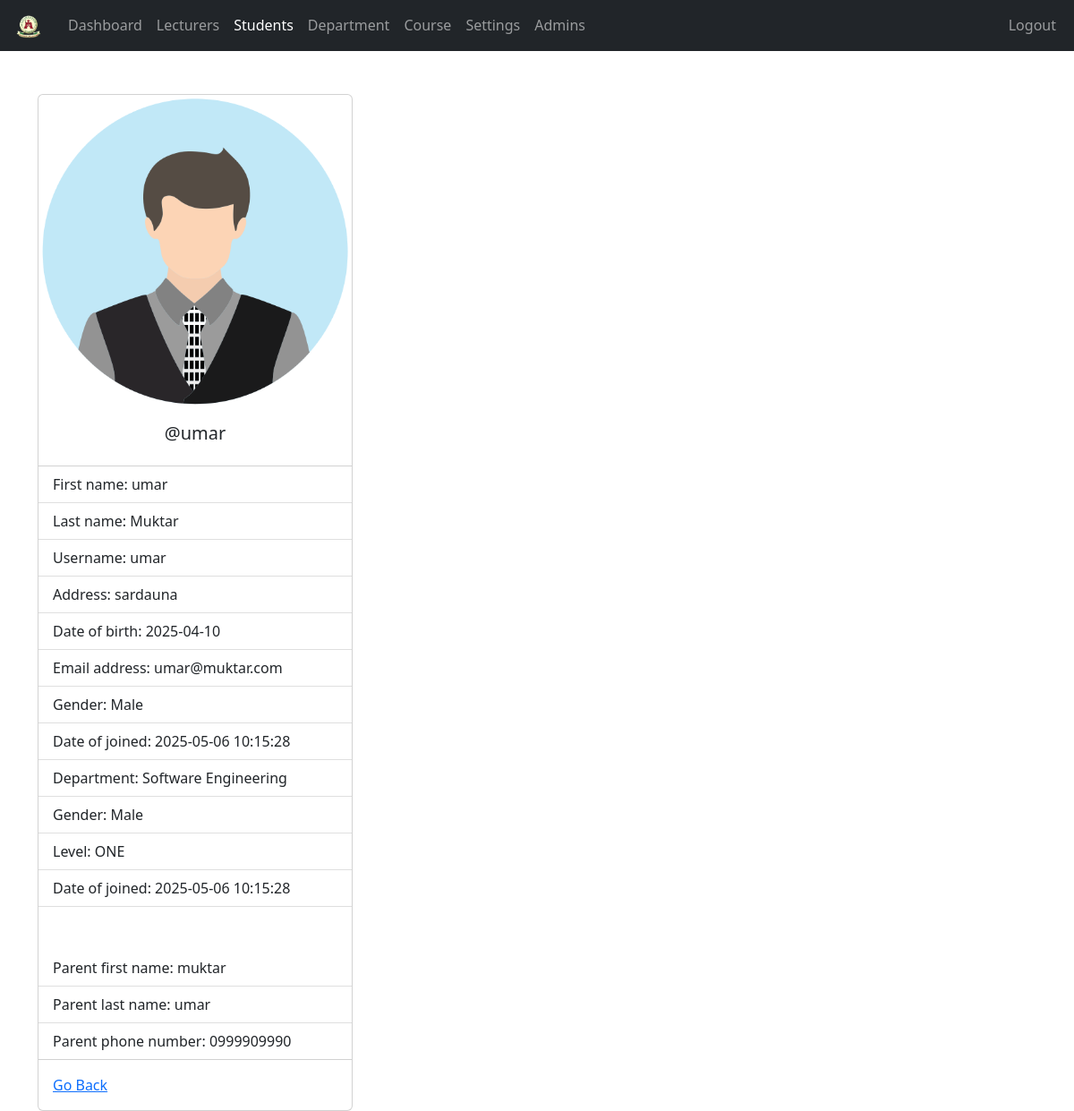
Before: /admin/student-view.php?student_id=1 (signed in) with the older database file.
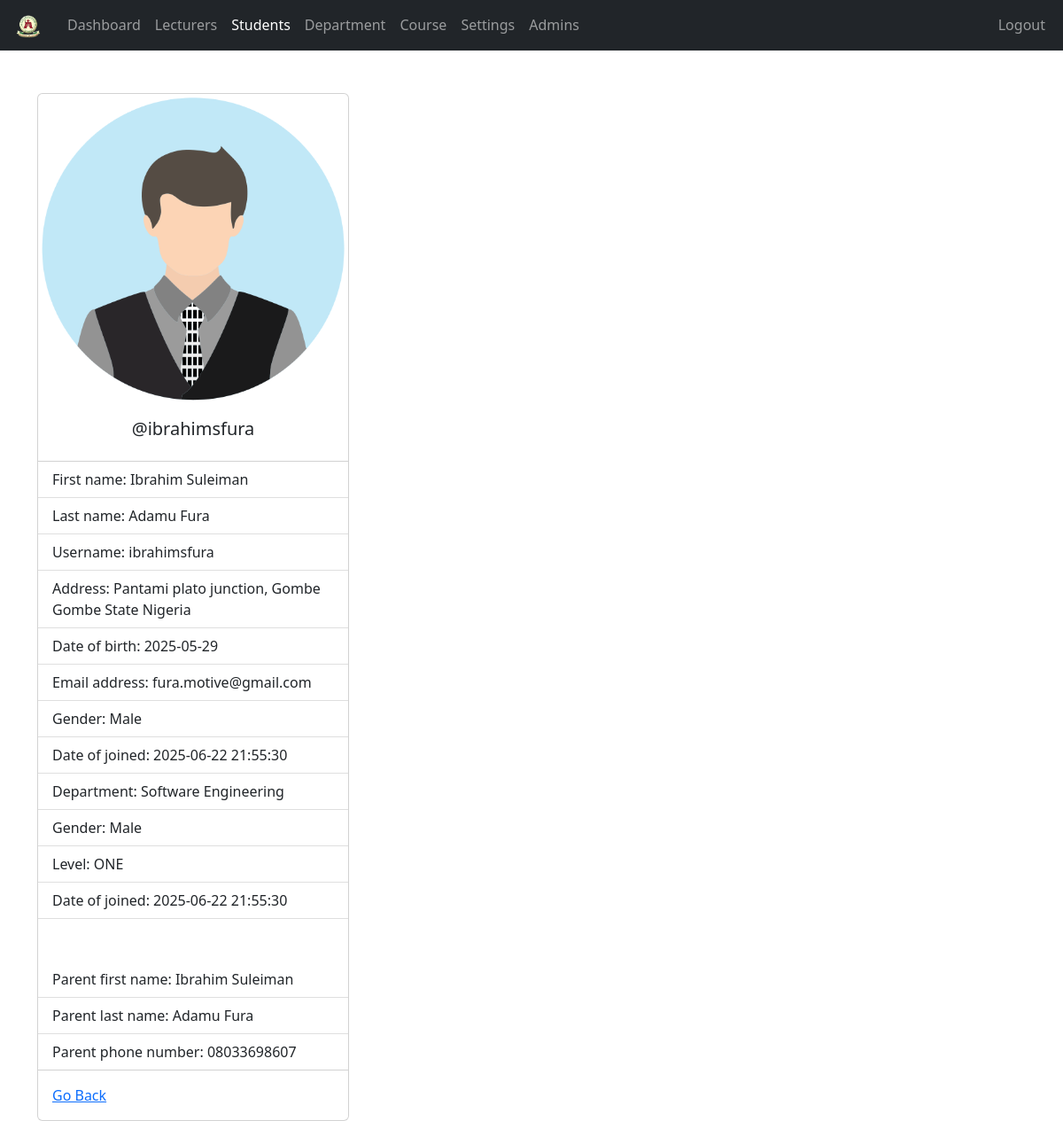
After: the same page with the newer database file.
### tables this page shows
CREATE TABLE `students` (
  `student_id` int NOT NULL AUTO_INCREMENT,
  `username` varchar(127) NOT NULL,
  `password` varchar(255) NOT NULL,
  `fname` varchar(127) NOT NULL,
  `lname` varchar(255) NOT NULL,
  `department_id` int DEFAULT NULL,
  `level` varchar(10) DEFAULT NULL,
  `cgpa` decimal(4,2) DEFAULT NULL,
  `address` varchar(500) NOT NULL,
  `gender` varchar(7) NOT NULL,
  `email_address` varchar(255) NOT NULL,
  `date_of_birth` date NOT NULL,
  `date_of_joined` timestamp NULL DEFAULT CURRENT_TIMESTAMP,
  `parent_fname` varchar(127) NOT NULL,
  `parent_lname` varchar(127) NOT NULL,
  `parent_phone_number` varchar(31) NOT NULL,
  PRIMARY KEY (`student_id`),
  UNIQUE KEY `username` (`username`),
  KEY `fk_department` (`department_id`),
  CONSTRAINT `fk_department` FOREIGN KEY (`department_id`) REFERENCES `departments` (`department_id`) ON DELETE SET NULL
);

CREATE TABLE `departments` (
  `department_id` int NOT NULL AUTO_INCREMENT,
  `department` varchar(255) NOT NULL,
  `faculty` varchar(255) NOT NULL,
  PRIMARY KEY (`department_id`),
  UNIQUE KEY `department_id` (`department_id`)
);

### admin/data/student.php (called while the page is built, shortened)
<?php
function getStudentById($id, $conn){
   $sql = "SELECT s.*, d.department AS department
           FROM students s
           LEFT JOIN departments d ON s.department_id = d.department_id
           WHERE s.student_id=?";
   $stmt = $conn->prepare($sql);
   $stmt->execute([$id]);
   if ($stmt->rowCount() == 1) {
     $student = $stmt->fetch();
     return $student;
   } else {
    return 0;
   }
}
?>

### admin/student-view.php (the view, shortened to what this page needs)
<?php
if (isset($_SESSION['admin_id']) && isset($_SESSION['role'])) {
    if ($_SESSION['role'] == 'Admin') {
       include "../DB_connection.php";
       include "data/student.php";
       include "data/department.php";
       if(isset($_GET['student_id'])){
       $student_id = $_GET['student_id'];
       $student = getStudentById($student_id, $conn);
 ?>
<!DOCTYPE html>
<html lang="en">
<head>
	<link rel="stylesheet" href="https://cdn.jsdelivr.net/npm/bootstrap@5.2.0/dist/css/bootstrap.min.css">
	<link rel="stylesheet" href="../css/style.css">
  <link rel="stylesheet" href="https://cdnjs.cloudflare.com/ajax/libs/font-awesome/4.7.0/css/font-awesome.min.css">
</head>
<body>
    <?php
        include "inc/navbar.php";
        if ($student != 0) {
     ?>
     <div class="container mt-5">
         <div class="card" style="width: 22rem;">
          <img src="../img/student-<?=$student['gender']?>.png" class="card-img-top" alt="...">
          <div class="card-body">
            <h5 class="card-title text-center">@<?=$student['username']?></h5>
          </div>
          <ul class="list-group list-group-flush">
            <li class="list-group-item">First name: <?=$student['fname']?></li>
            <li class="list-group-item">Last name: <?=$student['lname']?></li>
            <li class="list-group-item">Username: <?=$student['username']?></li>
            <li class="list-group-item">Address: <?=$student['address']?></li>
            <li class="list-group-item">Date of birth: <?=$student['date_of_birth']?></li>
            <li class="list-group-item">Email address: <?=$student['email_address']?></li>
            <li class="list-group-item">Gender: <?=$student['gender']?></li>
            <li class="list-group-item">Date of joined: <?=$student['date_of_joined']?></li>
            <li class="list-group-item">Department:
              <?php
                  if (!empty($student['department'])) {
                      echo $student['department'];
                  } else {
                      echo "No department assigned.";
                  }
              ?>
          </li>
          <li class="list-group-item">Gender: <?=$student['gender']?></li>
<li class="list-group-item">Level:
    <?= !empty($student['level']) ? htmlspecialchars($student['level']) : 'Not assigned' ?>
</li>
<li class="list-group-item">Date of joined: <?=$student['date_of_joined']?></li>
            <br><br>
            <li class="list-group-item">Parent first name: <?=$student['parent_fname']?></li>
            <li class="list-group-item">Parent last name: <?=$student['parent_lname']?></li>
            <li class="list-group-item">Parent phone number: <?=$student['parent_phone_number']?></li>
          </ul>
          <div class="card-body">
            <a href="student.php" class="card-link">Go Back</a>
          </div>
        </div>
     </div>
     <?php
        }else {
          header("Location: student.php");
          exit;
        }
     ?>
</body>
</html>
<?php
    }else {
        header("Location: student.php");
        exit;
    }
  }else {
    header("Location: ../login.php");
    exit;
  }
}else {
	header("Location: ../login.php");
	exit;
}
?>

### admin/inc/navbar.php (shortened to what this page needs)
<?php
  $currentPage = basename($_SERVER['PHP_SELF']);
?>
<nav class="navbar navbar-expand-lg navbar-dark bg-dark">
  <div class="container-fluid">
    <a class="navbar-brand" href="index.php">
      <img src="../logo.png" width="40">
    </a>
    <div class="collapse navbar-collapse" id="navbarSupportedContent">
      <ul class="navbar-nav me-auto mb-2 mb-lg-0" id="navLinks">
        <li class="nav-item">
          <a class="nav-link <?php if($currentPage=='index.php') echo 'active';?>" href="index.php">Dashboard</a>
        </li>
        <li class="nav-item">
          <a class="nav-link <?php if($currentPage=='lecturer.php') echo 'active';?>" href="lecturer.php">Lecturers</a>
        </li>
        <li class="nav-item">
          <a class="nav-link <?php if($currentPage=='student.php') echo 'active';?>" href="student.php">Students</a>
        </li>
        <li class="nav-item">
          <a class="nav-link <?php if($currentPage=='department.php') echo 'active';?>" href="department.php">Department</a>
        </li>
        <li class="nav-item">
          <a class="nav-link <?php if($currentPage=='course.php') echo 'active';?>" href="course.php">Course</a>
        </li>
        <li class="nav-item">
          <a class="nav-link <?php if($currentPage=='settings.php') echo 'active';?>" href="settings.php">Settings</a>
        </li>
        <li class="nav-item">
          <a class="nav-link <?php if($currentPage=='admins.php') echo 'active';?>" href="admins.php">Admins</a>
        </li>
      </ul>
      <ul class="navbar-nav ms-auto mb-2 mb-lg-0">
        <li class="nav-item">
          <a class="nav-link" href="../logout.php">Logout</a>
        </li>
      </ul>
    </div>
  </div>
</nav>

Changed rows visible on the page:
changed students "Male": username "umar" → "ibrahimsfura"; fname "umar" → "Ibrahim Suleiman"; lname "Muktar" → "Adamu Fura"; address "sardauna" → "Pantami plato junction, Gombe Gombe State Nigeria"; date_of_birth "2025-04-10" → "2025-05-29"; email_address "umar@muktar.com" → "fura.motive@gmail.com"; date_of_joined "2025-05-06 10:15:28" → "2025-06-22 21:55:30"; parent_fname "muktar" → "Ibrahim Suleiman"; parent_lname "umar" → "Adamu Fura"; parent_phone_number "0999909990" → "08033698607"
